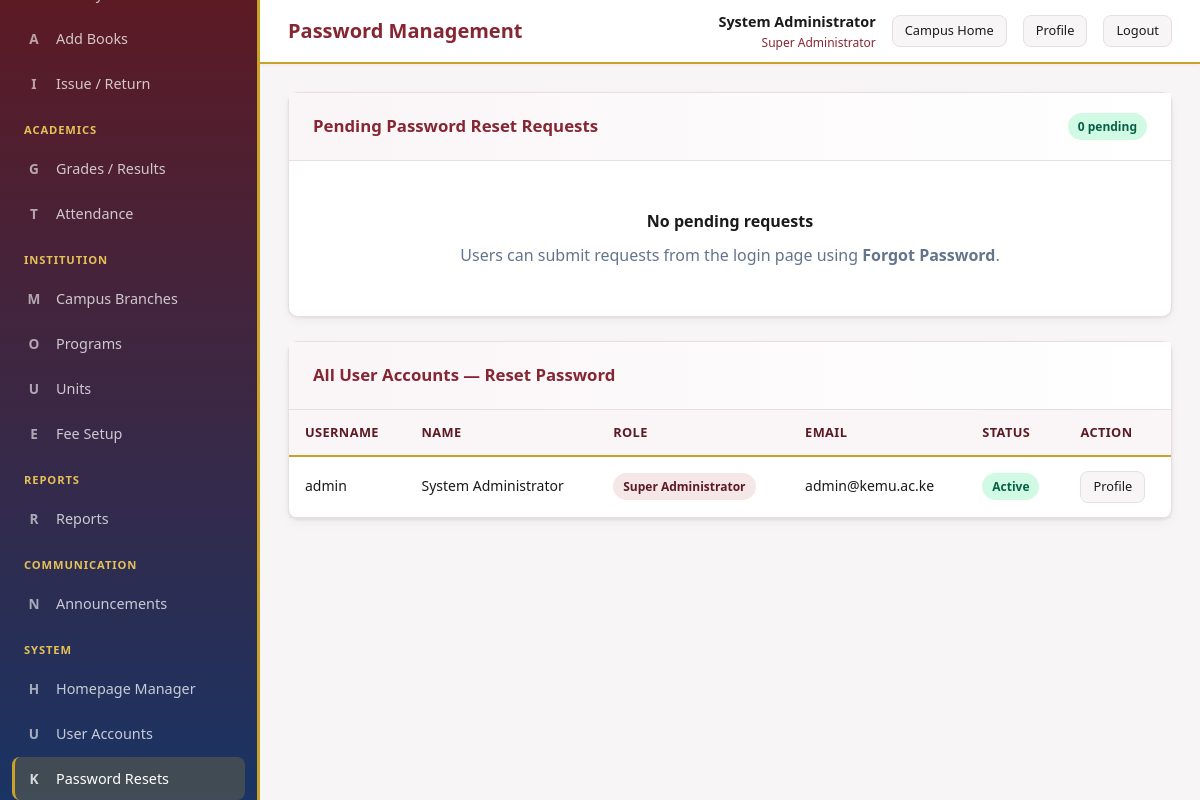
Page /modules/settings/password_resets.php (signed in) on the committed database.
### tables this page shows
CREATE TABLE users (
    id INT AUTO_INCREMENT PRIMARY KEY,
    username VARCHAR(50) NOT NULL UNIQUE,
    password VARCHAR(255) NOT NULL,
    role ENUM('super_admin', 'admin', 'staff', 'student', 'faculty') NOT NULL,
    full_name VARCHAR(100) NOT NULL,
    email VARCHAR(100),
    related_id INT NULL,
    is_active TINYINT(1) DEFAULT 1,
    created_at TIMESTAMP DEFAULT CURRENT_TIMESTAMP
);

### includes/auth.php (called while the page is built, shortened)
<?php
require_once __DIR__ . '/functions.php';
function isLoggedIn(): bool
{
    return isset($_SESSION['user_id']);
}
function getCurrentUser(): ?array
{
    return [
        'id' => $_SESSION['user_id'],
        'username' => $_SESSION['username'],
        'role' => $_SESSION['user_role'],
        'full_name' => $_SESSION['full_name'],
        'related_id' => $_SESSION['related_id'] ?? null,
    ];
}
function hasRole(string $role): bool
{
    return ($_SESSION['user_role'] ?? '') === $role;
}
function canAccess(string $module): bool
{
    $role = $_SESSION['user_role'] ?? '';
    $permissions = [
        'super_admin' => ['dashboard', 'students', 'fees', 'fees_manage', 'faculty', 'library', 'institution', 'units', 'academics', 'reports', 'communications', 'settings', 'users', 'password_resets'],
        'admin' => ['dashboard', 'students', 'fees', 'fees_manage', 'faculty', 'library', 'institution', 'units', 'academics', 'reports', 'communications', 'users', 'password_resets'],
        'staff' => ['dashboard', 'students', 'fees', 'fees_manage', 'library', 'academics', 'reports', 'communications'],
        'faculty' => ['dashboard', 'library', 'academics', 'communications'],
        'student' => ['dashboard', 'fees_balance', 'library_student', 'academics_view', 'unit_registration', 'exam_card', 'semester_reporting', 'communications'],
    ];
    return in_array($module, $permissions[$role] ?? [], true);
}

### includes/functions.php (called while the page is built, shortened)
<?php
function sanitize(string $input): string
{
    return htmlspecialchars(trim($input), ENT_QUOTES, 'UTF-8');
}
function getRoleLabel(string $role): string
{
    $labels = [
        'super_admin' => 'Super Administrator',
        'admin' => 'Administrator',
        'staff' => 'Staff',
        'student' => 'Student',
        'faculty' => 'Faculty'
    ];
    return $labels[$role] ?? ucfirst($role);
}
function canManageHomepage(): bool
{
    return in_array($_SESSION['user_role'] ?? '', ['super_admin', 'admin'], true);
}

### includes/password_helpers.php (called while the page is built, shortened)
<?php
require_once __DIR__ . '/units_helpers.php';
function getPasswordResetRequests(PDO $pdo, string $status = 'pending'): array
{
    if (!tableExists($pdo, 'password_reset_requests')) {
        return [];
    }
    $stmt = $pdo->prepare("
        SELECT pr.*, u.full_name AS current_name, ru.full_name AS resolved_by_name
        FROM password_reset_requests pr
        LEFT JOIN users u ON u.id = pr.user_id
        LEFT JOIN users ru ON ru.id = pr.resolved_by
        WHERE pr.status = ?
        ORDER BY pr.requested_at DESC
        LIMIT 25
    ");
    $stmt->execute([$status]);
    return $stmt->fetchAll();
}
function canManagePasswordResets(): bool
{
    return hasRole('super_admin');
}
function getAllUsersForPasswordManagement(PDO $pdo): array
{
    return $pdo->query("
        SELECT id, username, role, full_name, email, is_active, created_at
        FROM users
        ORDER BY role, full_name
    ")->fetchAll();
}

### includes/units_helpers.php (called while the page is built, shortened)
<?php
function tableExists(PDO $pdo, string $table): bool
{
    try {
        $stmt = $pdo->prepare('
            SELECT COUNT(*) FROM information_schema.tables
            WHERE table_schema = DATABASE() AND table_name = ?
        ');
        $stmt->execute([$table]);
        return (int) $stmt->fetchColumn() > 0;
    } catch (PDOException $e) {
        return false;
    }
}

### modules/settings/password_resets.php (the view, shortened to what this page needs)
<?php
$pageTitle = 'Password Management';
require_once __DIR__ . '/../../includes/init.php';
$pdo = getDBConnection();
$canReset = canManagePasswordResets();
$pendingRequests = getPasswordResetRequests($pdo, 'pending');
$allUsers = $canReset ? getAllUsersForPasswordManagement($pdo) : [];
require_once __DIR__ . '/../../includes/header.php';
?>
<div class="card">
    <div class="card-header">
        <h3>Pending Password Reset Requests</h3>
        <span class="badge badge-<?= count($pendingRequests) ? 'warning' : 'success' ?>"><?= count($pendingRequests) ?> pending</span>
    </div>
    <div class="card-body" style="padding:0;">
        <?php if (empty($pendingRequests)): ?>
        <div class="empty-state">
            <h4>No pending requests</h4>
            <p>Users can submit requests from the login page using <strong>Forgot Password</strong>.</p>
        </div>
        <?php endif; ?>
    </div>
</div>
<?php if ($canReset): ?>
<div class="card">
    <div class="card-header"><h3>All User Accounts — Reset Password</h3></div>
    <div class="card-body" style="padding:0;">
        <div class="table-responsive">
            <table class="data-table">
                <thead>
                    <tr>
                        <th>Username</th>
                        <th>Name</th>
                        <th>Role</th>
                        <th>Email</th>
                        <th>Status</th>
                        <th>Action</th>
                    </tr>
                </thead>
                <tbody>
                    <?php foreach ($allUsers as $u): ?>
                    <tr>
                        <td><?= sanitize($u['username']) ?></td>
                        <td><?= sanitize($u['full_name']) ?></td>
                        <td><span class="badge badge-info"><?= sanitize(getRoleLabel($u['role'])) ?></span></td>
                        <td><?= sanitize($u['email'] ?? '-') ?></td>
                        <td><span class="badge badge-<?= $u['is_active'] ? 'success' : 'secondary' ?>"><?= $u['is_active'] ? 'Active' : 'Inactive' ?></span></td>
                        <td>
                            <?php if ((int) $u['id'] === (int) $_SESSION['user_id']): ?>
                            <a href="<?= BASE_URL ?>/modules/settings/profile.php" class="btn btn-secondary btn-sm">Profile</a>
                            <?php elseif ($u['role'] === 'super_admin'): ?>
                            -
                            <?php else: ?>
                            <a href="?reset=<?= (int) $u['id'] ?>" class="btn btn-primary btn-sm">Reset Password</a>
                            <?php endif; ?>
                        </td>
                    </tr>
                    <?php endforeach; ?>
                </tbody>
            </table>
        </div>
    </div>
</div>
<?php endif; ?>
<?php require_once __DIR__ . '/../../includes/footer.php'; ?>

### includes/header.php (shortened to what this page needs)
<?php
require_once __DIR__ . '/init.php';
$currentUser = getCurrentUser();
$currentPage = basename($_SERVER['PHP_SELF'], '.php');
?>
<!DOCTYPE html>
<html lang="en">
<head>
    <link rel="stylesheet" href="<?= BASE_URL ?>/assets/css/style.css">
</head>
<body>
<div class="app-layout">
    <aside class="sidebar" id="sidebar">
        <nav class="sidebar-nav">
            <?php if (canAccess('library')): ?>
            <div class="nav-section">
                <a href="<?= BASE_URL ?>/modules/library/checkin.php" class="nav-link <?= $currentPage === 'checkin' ? 'active' : '' ?>">
                </a>
                <a href="<?= BASE_URL ?>/modules/library/books.php" class="nav-link <?= $currentPage === 'books' ? 'active' : '' ?>">
                    <span class="nav-icon">A</span> Add Books
                </a>
                <a href="<?= BASE_URL ?>/modules/library/issue.php" class="nav-link <?= $currentPage === 'issue' ? 'active' : '' ?>">
                    <span class="nav-icon">I</span> Issue / Return
                </a>
            </div>
            <?php endif; ?>
            <?php if (canAccess('academics')): ?>
            <div class="nav-section">
                <div class="nav-section-title">Academics</div>
                <a href="<?= BASE_URL ?>/modules/academics/grades.php" class="nav-link <?= $currentPage === 'grades' ? 'active' : '' ?>">
                    <span class="nav-icon">G</span> Grades / Results
                </a>
                <a href="<?= BASE_URL ?>/modules/academics/attendance.php" class="nav-link <?= $currentPage === 'attendance' ? 'active' : '' ?>">
                    <span class="nav-icon">T</span> Attendance
                </a>
            </div>
            <?php endif; ?>
            <?php if (canAccess('institution')): ?>
            <div class="nav-section">
                <div class="nav-section-title">Institution</div>
                <a href="<?= BASE_URL ?>/modules/institution/campus.php" class="nav-link <?= $currentPage === 'campus' ? 'active' : '' ?>">
                    <span class="nav-icon">M</span> Campus Branches
                </a>
                <a href="<?= BASE_URL ?>/modules/institution/programs.php" class="nav-link <?= $currentPage === 'programs' ? 'active' : '' ?>">
                    <span class="nav-icon">O</span> Programs
                </a>
                <a href="<?= BASE_URL ?>/modules/institution/units.php" class="nav-link <?= $currentPage === 'units' ? 'active' : '' ?>">
                    <span class="nav-icon">U</span> Units
                </a>
                <a href="<?= BASE_URL ?>/modules/institution/fees.php" class="nav-link <?= $currentPage === 'fees' && strpos($_SERVER['PHP_SELF'], 'institution') !== false ? 'active' : '' ?>">
                    <span class="nav-icon">E</span> Fee Setup
                </a>
            </div>
            <?php endif; ?>
            <?php if (canAccess('reports')): ?>
            <div class="nav-section">
                <div class="nav-section-title">Reports</div>
                <a href="<?= BASE_URL ?>/modules/reports/index.php" class="nav-link <?= $currentPage === 'index' && strpos($_SERVER['PHP_SELF'], 'reports') !== false ? 'active' : '' ?>">
                    <span class="nav-icon">R</span> Reports
                </a>
            </div>
            <?php endif; ?>
            <?php if (canAccess('communications')): ?>
            <div class="nav-section">
                <div class="nav-section-title">Communication</div>
                <a href="<?= BASE_URL ?>/modules/communications/announcements.php" class="nav-link <?= $currentPage === 'announcements' ? 'active' : '' ?>">
                    <span class="nav-icon">N</span> Announcements
                </a>
            </div>
            <?php endif; ?>
            <?php if (canAccess('users') || canAccess('settings') || canManageHomepage()): ?>
            <div class="nav-section">
                <div class="nav-section-title">System</div>
                <?php if (canManageHomepage()): ?>
                <a href="<?= BASE_URL ?>/modules/settings/homepage.php" class="nav-link <?= $currentPage === 'homepage' ? 'active' : '' ?>">
                    <span class="nav-icon">H</span> Homepage Manager
                </a>
                <?php endif; ?>
                <?php if (canAccess('users')): ?>
                <a href="<?= BASE_URL ?>/modules/settings/users.php" class="nav-link <?= $currentPage === 'users' ? 'active' : '' ?>">
                    <span class="nav-icon">U</span> User Accounts
                </a>
                <?php endif; ?>
                <?php if (canAccess('password_resets')): ?>
                <a href="<?= BASE_URL ?>/modules/settings/password_resets.php" class="nav-link <?= $currentPage === 'password_resets' ? 'active' : '' ?>">
                    <span class="nav-icon">K</span> Password Resets
                </a>
                <?php endif; ?>
            </div>
            <?php endif; ?>
        </nav>
    </aside>
    <div class="main-content">
        <header class="top-header">
            <div style="display:flex;align-items:center;gap:12px;">
                <h1 class="page-title"><?= isset($pageTitle) ? sanitize($pageTitle) : 'Dashboard' ?></h1>
            </div>
            <div class="user-menu">
                <div class="user-info">
                    <div class="name"><?= sanitize($currentUser['full_name'] ?? '') ?></div>
                    <div class="role"><?= getRoleLabel($currentUser['role'] ?? '') ?></div>
                </div>
                <a href="<?= BASE_URL ?>/" class="btn btn-secondary btn-sm">Campus Home</a>
                <a href="<?= BASE_URL ?>/modules/settings/profile.php" class="btn btn-secondary btn-sm">Profile</a>
                <a href="<?= BASE_URL ?>/logout.php" class="btn btn-secondary btn-sm">Logout</a>
            </div>
        </header>
        <main class="content-area">

### rows in the picture
users: full_name "System Administrator", role "Super Administrator", username "admin", email "admin@kemu.ac.ke", is_active "Active"

### other values in the picture
$pageTitle "Password Management"
count($pendingRequests) "0"
